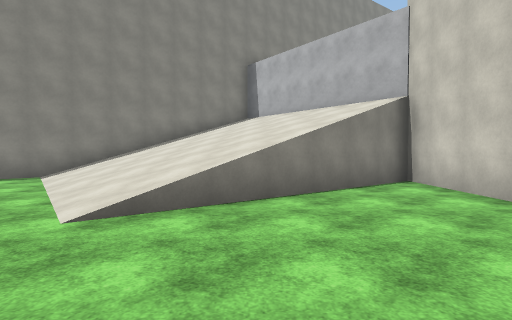
View 1 (above)

16 first-person views from a walk through a Unity game level. The camera is 1.5 m above the floor, tilts 2° down and sees 80° across. The floor is counted in squares, 2 m on a side. Each view is taken from the middle of a square. On the plan, view 1 faces up. The plan holds only what a view shows up to about 10 squares ahead; the rest is blank. The place goes on beyond the plan. The player is left out. Surface patterns are stand-ins for the level's own textures.

View 2
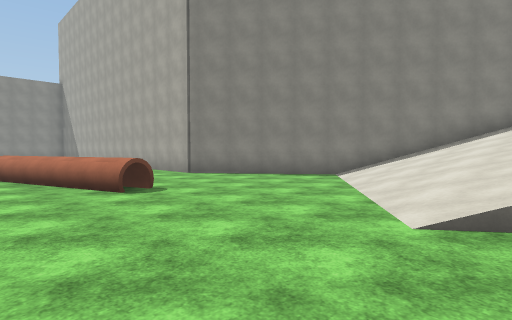

View 3
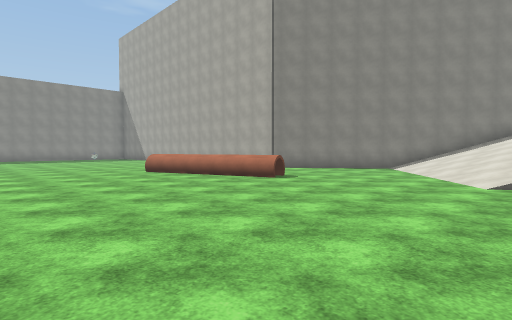

View 4
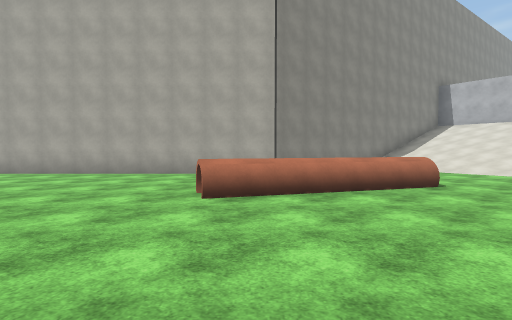

View 5
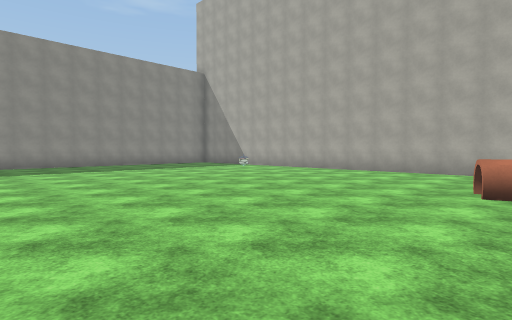

View 6
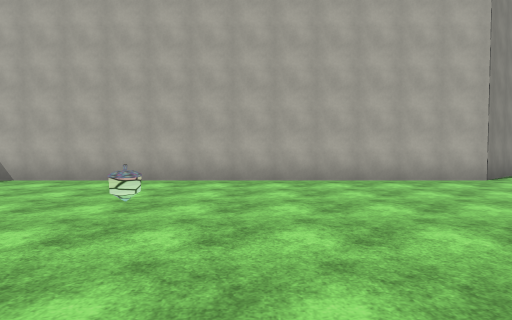

View 7
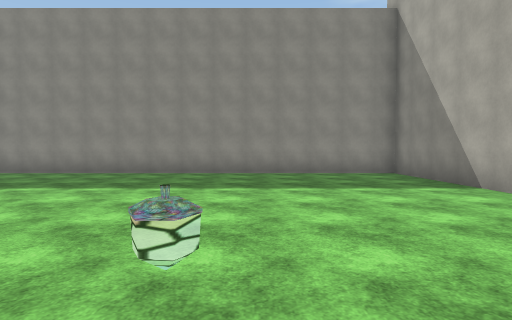

View 8
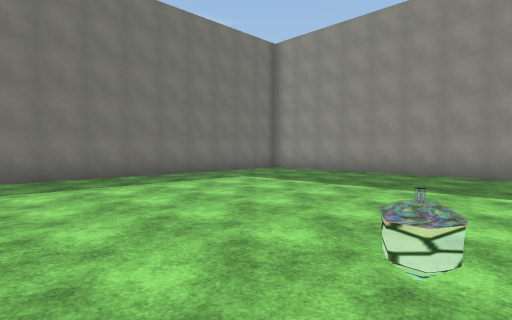

View 9
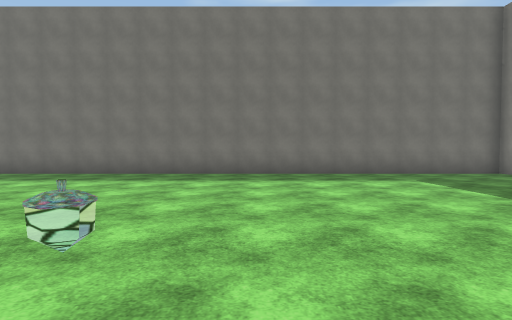

View 10
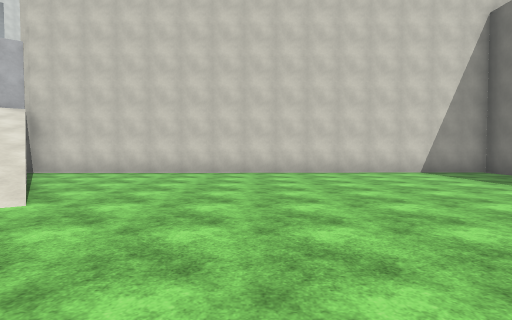

View 11
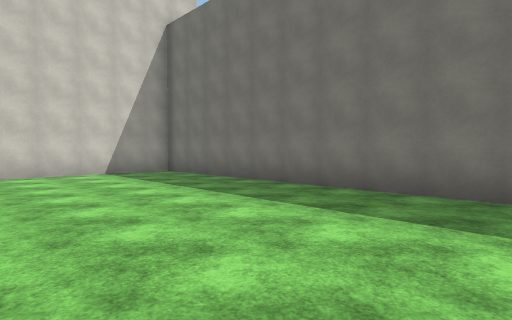

View 12
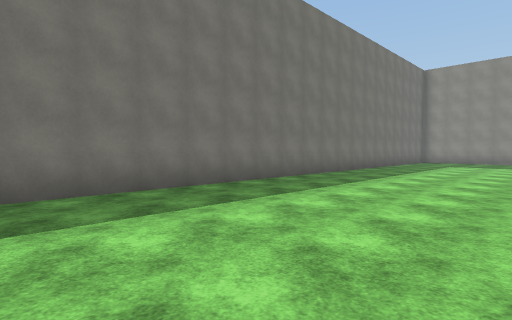

View 13
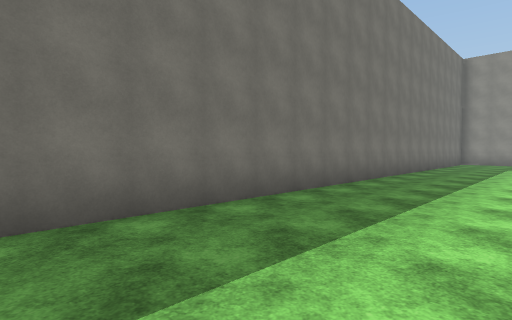

View 14
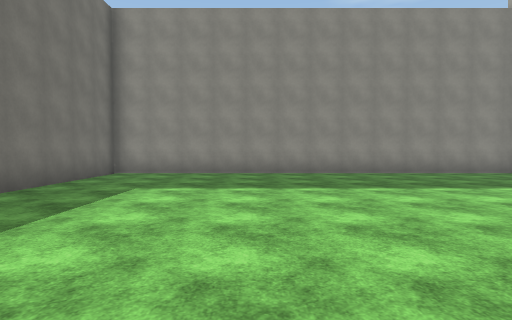

View 15
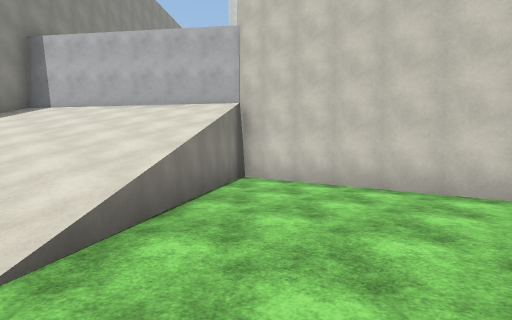

View 16
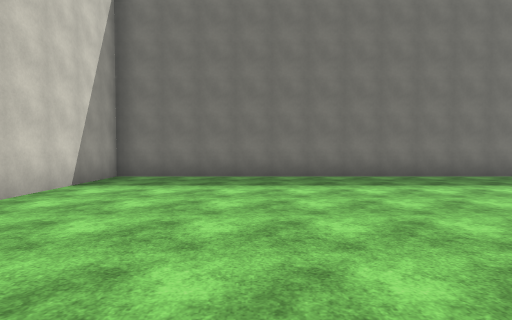

### Floor plan
Key: @ floor where view 1 was taken; # wall or solid block; . floor; / step, stairs or slope; ^ raised ledge.
Columns run from 25 left of view 1 to 4 right of it. Each row starts with its distance up from view 1.
 12                        ####
 11                      ###//##
 10                     ##/////#
  9                    ##//////##
  8                   ##////////##
  7                 ###./////////#
  6 #################....//////#.#
  5 #...................../////..#
  4 #......................//....#
  3 #..............  ....../.....#
  2 #.............. ^^^..........#
  1 #.............^^^............#
  0 #........................@...#
 -1 #............................#
 -2 #............................#
 -3 #............................#
 -4 #............................#
 -5 #............................#
 -6 #............................#
 -7 #............................#
 -8 ##############################

Positions as (right, up) in squares from view 1, and headings:
1: (0, 0), facing up
2: (-1, 0), facing up-left
3: (-1, -4), facing up-left
4: (-10, -4), facing up
5: (-10, -5), facing up-left
6: (-15, -2), facing up
7: (-15, 1), facing left
8: (-15, 1), facing down-left
9: (-17, 2), facing down
10: (-6, 0), facing right
11: (-6, -2), facing down-right
12: (-6, -2), facing down-left
13: (-7, -4), facing down-left
14: (-15, -3), facing left
15: (-2, 1), facing up-right
16: (0, 1), facing down
